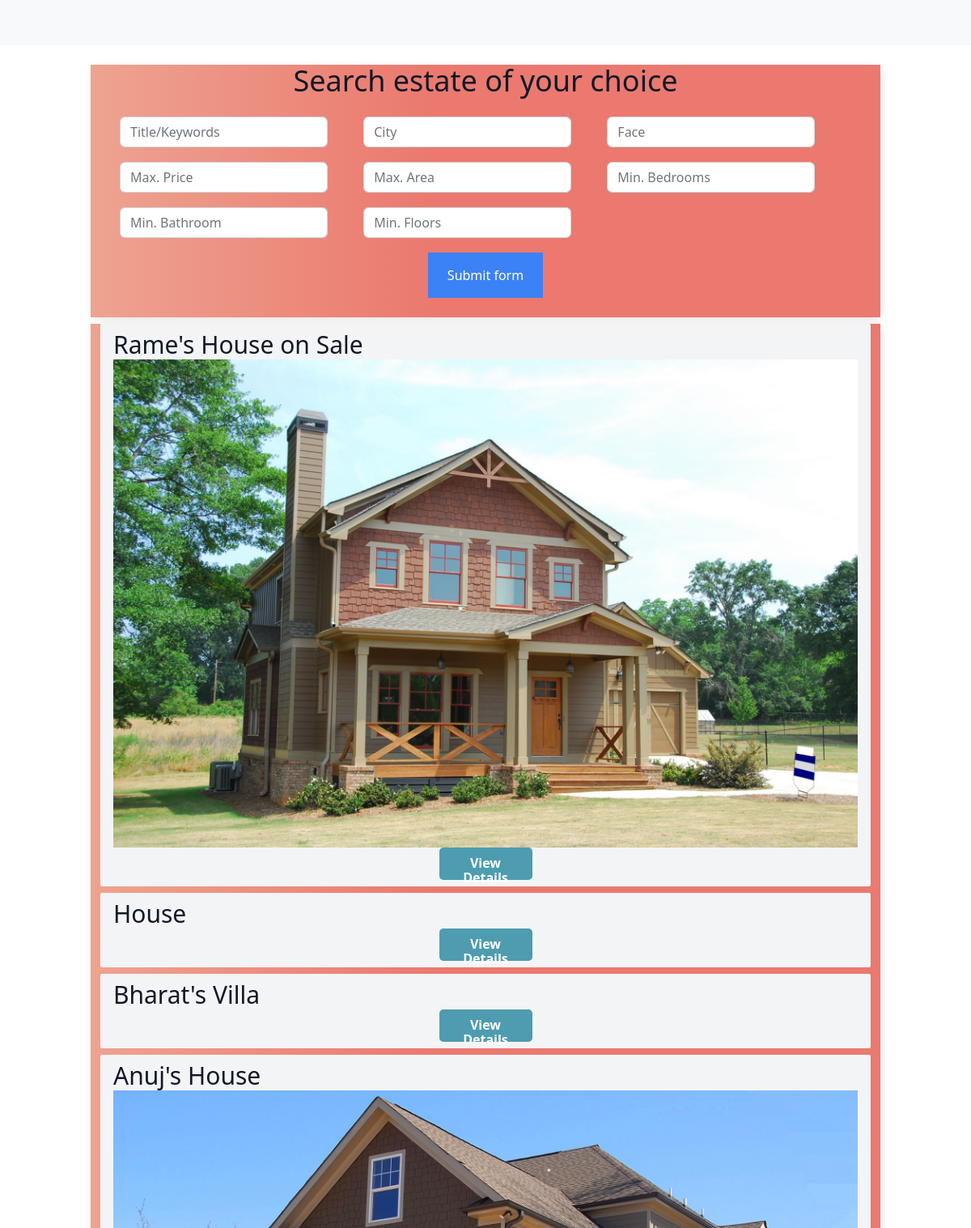
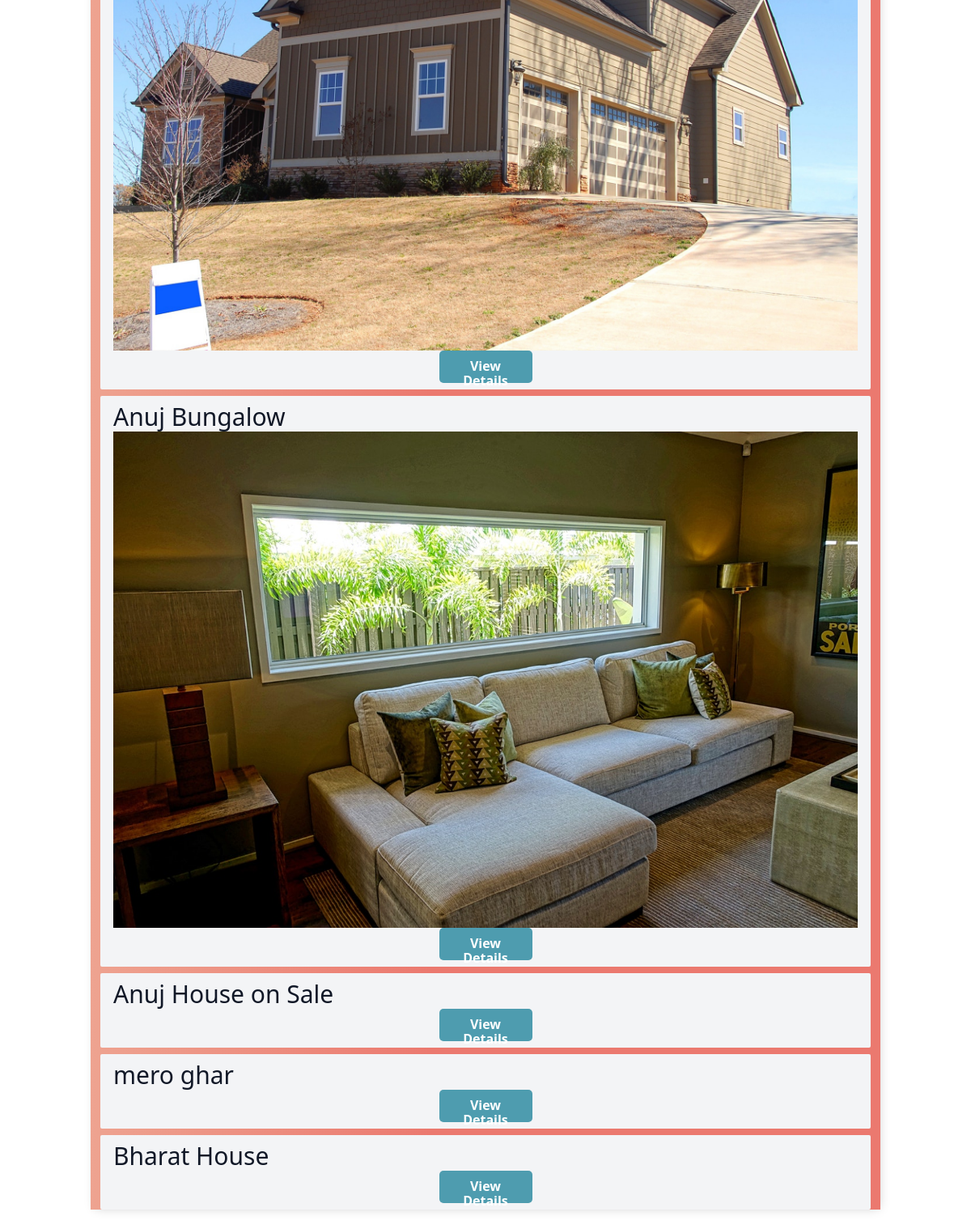
Page /listing_search on the committed database (2 pictures, top to bottom).
### listings/models.py (models this page shows, shortened)
class Listing(models.Model):
    Title = models.CharField(max_length=30, default='House on Sale')
    Location = models.CharField(max_length=30, default='Kalanki')
    City = models.CharField(max_length=30, default='Kathmandu')
    Price = models.IntegerField(default=9999999)
    Bedroom = models.IntegerField(default=0)
    Bathroom = models.IntegerField(default=0)
    Floors = models.IntegerField(default=1)
    Parking = models.IntegerField(default=0)
    Face = models.CharField(max_length=30)
    Area = models.IntegerField(default=100)
    Road_Width = models.IntegerField(default=0)
    Road_Type = models.CharField(max_length=30)
    Build_Area = models.IntegerField(default=0)
    Amenities = models.CharField(max_length=30)
    Contact_number = models.IntegerField(default=9845654321)
    Contact_mail = models.CharField(max_length=30, default='admin@gmail.com')
    Image = models.ImageField()
    user = models.ForeignKey(User, on_delete=models.SET_NULL,null=True)
    is_sold = models.BooleanField(default=False)

### listings/views.py (the view)
# urls.py: path('listing_search', listing_search, name='listing_search')
def listing_search(request):
    queryset_list=Listing.objects.all()
    if 'Title' in request.GET:
        Title = request.GET['Title']
        if Title:
            queryset_list = queryset_list.filter(Title__icontains = Title)
    else:
        Title = ''
    if 'City' in request.GET:
        city = request.GET['City']
        print(city)
        if city:
            queryset_list=queryset_list.filter(City__iexact = city)
    else:
        city = ''
    if 'Face' in request.GET:
        Face = request.GET['Face']
        if Face:
            queryset_list=queryset_list.filter(Face__iexact = Face)
    else:
        Face = ''
    if 'Bedroom' in request.GET:
        Bedroom = request.GET['Bedroom']
        if Bedroom:
            queryset_list=queryset_list.filter(Bedroom__gte=Bedroom)
    else:
        Bedroom = ''
    if 'Bathroom' in request.GET:
        Bathroom = request.GET['Bathroom']
        if Bathroom:
            queryset_list=queryset_list.filter(Bathroom__gte=Bathroom)
    else:
        Bathroom = ''
    if 'Floors' in request.GET:
        Floors = request.GET['Floors']
        if Floors:
            queryset_list=queryset_list.filter(Floors__gte=Floors)
    else:
        Floors = ''
    if 'Area' in request.GET:
        Area = request.GET['Area']
        if Area:
            queryset_list=queryset_list.filter(Area__lte=Area)
    else:
        Area = ''
    if 'Price' in request.GET:
        Price = request.GET['Price']
        if Price:
            queryset_list=queryset_list.filter(Price__lte=Price)
    else:
        Price = ''
    context={
        'listings':queryset_list, 'Price':Price, 'Area':Area, 'Floors':Floors, 'Bathroom':Bathroom, 'Bedroom':Bedroom,
        'Face':Face, 'City': city, 'Title': Title
    }
    return render(request, "listing_search.html", context)

### templates/listing_search.html (shortened to what this page needs)
{% extends "base.html" %}
{% block content %}
<div class="container">
<center><h1 class="text-4xl text-gray-900">Search estate of your choice</h1></center><br>
<div>
    <form class="form-inline" action="{% url 'listing_search' %}" method="get" enctype="multipart/form-data">
        <div class="form-check form-check-inline">
            <div class="col-md-18 mb-3">
                <input type="text" name="Title" class="form-control" placeholder="Title/Keywords"  value="{{ Title}}">
            </div>
        </div>
        <div class="form-check form-check-inline">
            <div class="col-md-18 mb-3">
                <input type="text" name="City" class="form-control" placeholder="City"  value="{{ City}}">
            </div>
        </div>
        <div class="form-check form-check-inline">
            <div class="col-md-18 mb-3">
                <input type="text" name="Face" class="form-control" placeholder="Face"  value="{{ Face}}">
            </div>
        </div>
        <div class="form-check form-check-inline">
            <div class="col-md-18 mb-3">
                <input type="text" name="Price" class="form-control" placeholder="Max. Price"  value="{{ Price}}">
            </div>
        </div>
        <div class="form-check form-check-inline">
            <div class="col-md-18 mb-3">
                <input type="text" name="Area" class="form-control" placeholder="Max. Area"  value="{{ Area}}">
            </div>
        </div>
        <div class="form-check form-check-inline">
            <div class="col-md-18 mb-3">
                <input type="text" name="Bedroom" class="form-control" placeholder="Min. Bedrooms"  value="{{ Bedroom}}">
            </div>
        </div>
        <div class="form-check form-check-inline">
            <div class="col-md-18 mb-3">
                <input type="text" name="Bathroom" class="form-control" placeholder="Min. Bathroom"  value="{{ Bathroom}}">
            </div>
        </div>
        <div class="form-check form-check-inline">
            <div class="col-md-18 mb-3">
                <input type="text" name="Floors" class="form-control" placeholder="Min. Floors"  value="{{ Floors}}">
            </div>
        </div>
        <center><button class="flex items-center px-4 py-3 text-white bg-blue-500 hover:bg-blue-400" type="submit">Submit form</button></center>
        <br>
    </form>
</div>
</div>
<div class = "container">
    {% if listings %}
    {% for listing in listings %}
    <div class="mt-2 px-3 py-2 bg-gray-100 rounded-sm">
        <h3 class="text-3xl text-gray-900">{{ listing.Title }}</h3>
        {% if listing.Image %}
        <img src="{{ listing.Image.url }}" alt="">
        {% endif %}
        <center><a class="button" href="/listings/{{ listing.id }}/" class="text-blue-500">
            View Details</a></center>
    </div>
    {% endfor %}
    {% else %}
    <div class="col-md-12">
    <p>No Listings Available</p>
    </div>
    {% endif %}
</div>
{% endblock content %}

### templates/base.html (style rules this page uses)
.button { display: block; width: 115px; height: 40px; background: #4E9CAF; padding: 10px; text-align: center; border-radius: 5px; color: white; font-weight: bold; line-height: 18px; }
.container { max-width: 1550px; margin: auto; background-color: rgba(136, 5, 5, 0.421); -webkit-box-shadow: 2px 2px 13px -4px rgba(0, 0, 0, 0.21); box-shadow: 2px 2px 13px -4px rgba(0, 0, 0, 0.21); background: linear-gradient(90deg, #EEA390 0%, #EB796F 43%, #EB796F 100%); }

### rows in the picture
Listing: Title "Rame's House on Sale", Image (picture)
Listing: Title "House"
Listing: Title "Bharat's Villa"
Listing: Title "Anuj's House", Image (picture)
Listing: Title "Anuj Bungalow", Image (picture)
Listing: Title "Anuj House on Sale"
Listing: Title "mero ghar"
Listing: Title "Bharat House"
